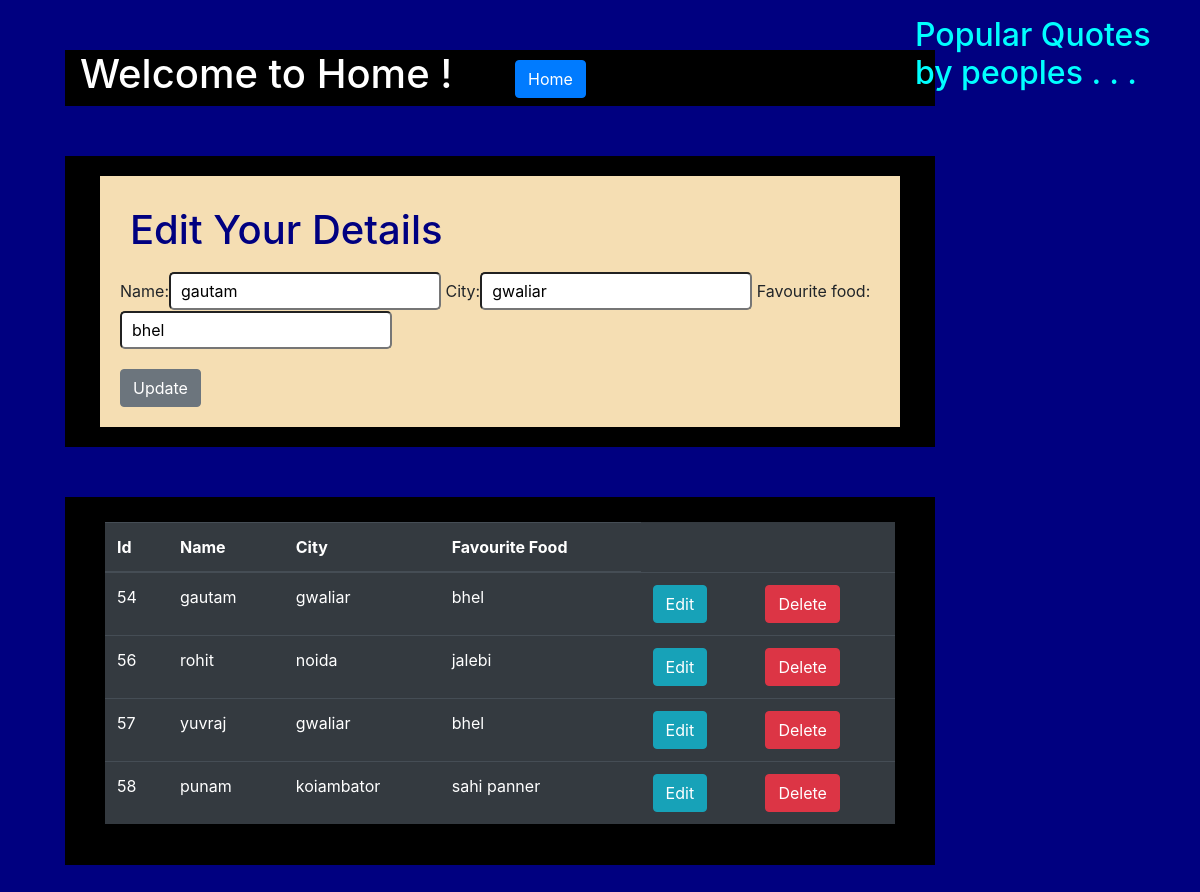
The app's page /edit/54/ with its own data.
### human/models.py (models this page shows)
class DetailsOfHuman(models.Model):
    name = models.CharField(max_length=15)
    city = models.CharField(max_length=10)
    favourite_food = models.CharField(max_length=15)

### human/views.py (the view)
# urls.py: path('edit/<int:id>/', views.edit_data, name='editdata'),
def edit_data(request, id):
    if request.method == "POST":
        """Provide a id to edit/Update objects of that Id"""
        getDataToEdit = DetailsOfHuman.objects.get(id=id)
        data = formDetails(request.POST, instance=getDataToEdit)
        data.save()
        messages.success(request, "Your Data Edited Successfully !")
        """check for sub path in root url"""
        return HttpResponseRedirect('/')
    else:
        getDataToEdit = DetailsOfHuman.objects.get(id=id)
        data = formDetails(instance=getDataToEdit)
    getSavedDetails = DetailsOfHuman.objects.all()
    return render(request, 'homeHTML/home.html', {"corm": data, "getSavedDetails": getSavedDetails})

### human/forms.py
class formDetails(forms.ModelForm):
    class Meta:
        model = DetailsOfHuman
        fields = ['name', 'city', 'favourite_food']
        widgets = {
            'name': forms.TextInput(attrs={'placeholder': 'Enter Your Name ', 'class': 'sel1'}),
            'city': forms.TextInput(attrs={'placeholder': 'Enter Your city ', 'class': 'sel1'}),
            'favourite_food': forms.TextInput(attrs={'placeholder': 'Favourite Food', 'class': 'sel1'}),
        }

### human/templates/homeHtml/home.html (shortened to what this page needs)
<!DOCTYPE html>
{% load static %}
<html lang="en">
<head>
    <link rel="stylesheet" href="https://cdn.jsdelivr.net/npm/bootstrap@4.5.3/dist/css/bootstrap.min.css"
>
</head>
<body>
<div class="container-fluid">
    <div class="row">
        <div class="col-sm-9">
                       <div class="container custom_margin">
                           <div class="row" style="background-color:black;">
                               <div class="col-sm-6">
                                       <h1>Welcome to Home !</h1>
                               </div>
                               <div class="col-sm-6" style="margin-top:10px;">
                                   <a class="btn btn-primary" href="{% url 'loginName' %}" role="button">Home</a>
                               </div>
                           </div>
                       </div>
                    {% if corm %}
                      <div class="container custom_margin">
                       <div class="row" style="background-color:black;padding:20px;">
                            <div class="col-sm-12">
                               <form method="post" style="background-color:wheat;padding:20px;">
                                    <h1 style="color:navy;padding:10px;">Edit Your Details</h1>
                                     <div class="row" >
                                          <div class="col-sm-12">
                                              {{corm}}
                                          </div>
                                      </div>
                                    <button type="submit" style="margin-top:20px" class="btn btn-secondary">Update</button>
                               </form>
                            </div>
                       </div>
                      </div>
                    {% endif %}
                    <div class="container custom_margin" >
                       <div class="row" style="background-color:black;padding:25px;" >
                           <div class="col-sm-12">
                               <table class="table table-dark table-hover">
                                  <thead>
                                    <tr>
                                      <th scope="col">Id</th>
                                      <th scope="col">Name</th>
                                      <th scope="col">City</th>
                                      <th scope="col">Favourite Food</th>
                                    </tr>
                                  </thead>
                                  <tbody>
                                      {% for i in getSavedDetails %}
                                          <tr>
                                              <td>{{i.id}}</td>
                                              <td>{{i.name}}</td>
                                              <td>{{i.city}}</td>
                                              <td>{{i.favourite_food}}</td>
                                               <form action="{% url 'editdata' i.id %}">
                                                    <td><button class="btn btn-info" >Edit</button></td>
                                              </form>
                                              <form action="{% url 'deletedata' i.id %}" method="POST">
                                                    <td><button class="btn btn-danger" >Delete</button></td>
                                              </form>
                                          </tr>
                                      {% endfor %}
                                  </tbody>
                                </table>
                           </div>
                       </div>
                    </div>
                    </div>
        <div class="col-sm-3 mt-3">
            <h2 style="color:cyan;">Popular Quotes by peoples . . .</h2>
      </div>
            </div>
        </div>
</body>
</html>

### human/templates/homeHtml/home.html (style rules this page uses)
.custom_margin { margin:50px; }
h1 { color:white; }
body { background-color:navy; }
.sel1 { padding: 5px 10px; box-sizing: border-box; border-radius: 5px; }

### records on screen
DetailsOfHuman: name "gautam", city "gwaliar", favourite_food "bhel", id "54"
DetailsOfHuman: id "56", name "rohit", city "noida", favourite_food "jalebi"
DetailsOfHuman: id "57", name "yuvraj", city "gwaliar", favourite_food "bhel"
DetailsOfHuman: id "58", name "punam", city "koiambator", favourite_food "sahi panner"
